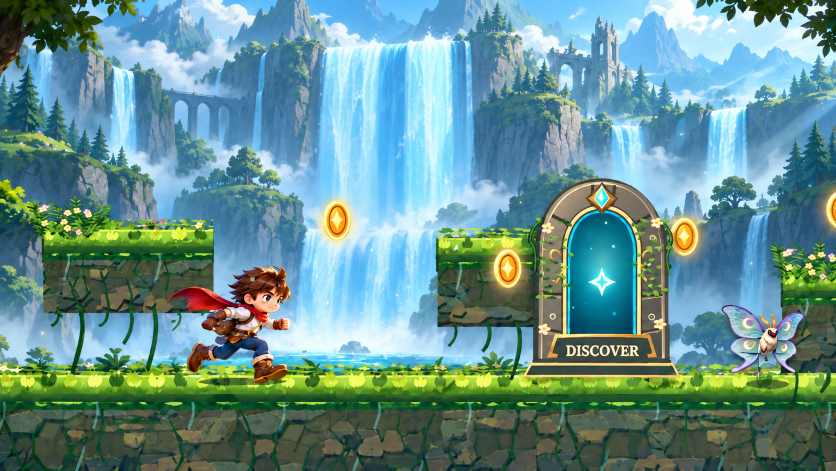
#> input picture docs/visual-references/owner-approved-waterfall-fullscene.png, 1672 x 941 px (shown at 1/2 size)
$ python build_v142_background.py
#> lines starting #> are read from the running program, lines starting #| are printed output that depends on the picture
from PIL import Image, ImageDraw, ImageFilter
import math, random
from pathlib import Path
root=Path(__file__).resolve().parents[1]
source=Image.open(root/'docs/visual-references/owner-approved-waterfall-fullscene.png').convert('RGB')
#> source is the input picture: PIL image 1672x941 RGB; mean R, G, B 103.2, 145.9, 145.8
outpath=root/'assets/world1-v142'
outpath.mkdir(parents=True,exist_ok=True)
W,H=1280,720
# The owner's approved image is a flattened composite; only a scenery-only region
# (above all coins, character, portals and platforms) is retained as a texture.
# We use a soft atmospheric extension rather than baking interactive foreground art.
base=Image.new('RGB',(W,H))
#> base: PIL image 1280x720 RGB; every value is 0
pixels=base.load()
for y in range(H):
 for x in range(W):
  # turquoise waterfall mist below the highest uncluttered section
  a=min(1,max(0,(y-300)/420))
  xx=(x-W/2)/W
  pixels[x,y]=(round((90+33*math.cos(xx*math.pi*.8))*(1-a)+91*a),round((174+38*(1-abs(xx)))*(1-a)+183*a),round((197+30*(1-abs(xx)))*(1-a)+211*a))
# the source area y 0..318 includes mountains, trees, sky and cascade,
# but begins to contain gameplay objects further down; exclude the latter.
region=source.crop((0,0,source.width,300)).resize((W,535),Image.Resampling.LANCZOS)
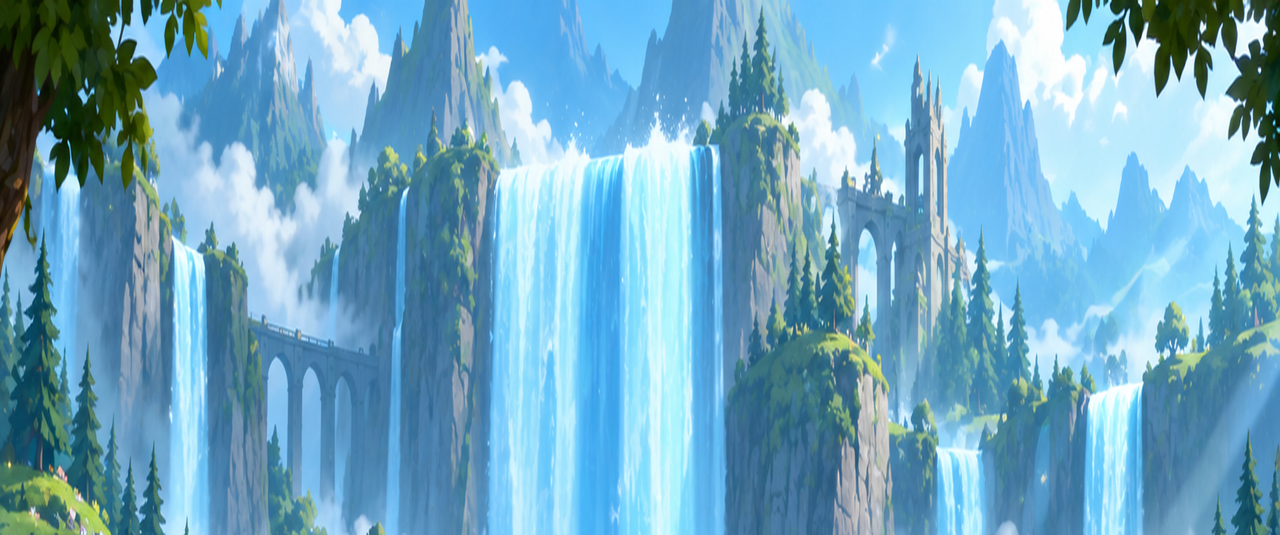
#> region: PIL image 1280x535 RGB; mean R, G, B 114.2, 168.7, 195.2
mask=Image.new('L',(W,535));mp=mask.load()
#> after `mask = Image.new('L', (W, 535))`: mask: PIL image 1280x535 L; every value is 0
for y in range(535):
 alpha=255 if y<=338 else round(255*max(0,1-(y-338)/197)**1.45)
 for x in range(W): mp[x,y]=alpha
base.paste(region,(0,0),mask)
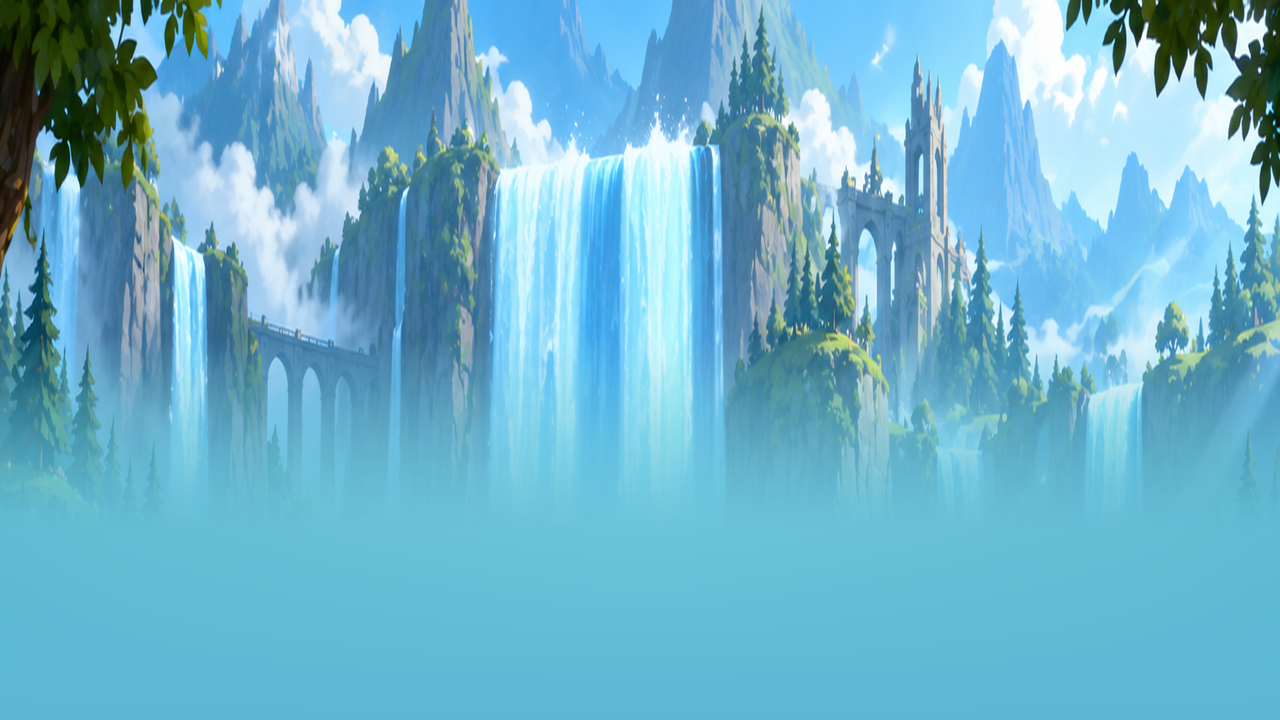
#> base: PIL image 1280x720 RGB; mean R, G, B 110.2, 179.2, 204.2
# Below the fade, preserve legible waterfall flow with a clean patch of water sampled
# from the owner-approved waterfall, not actors/coins/gate.
# Water texture is masked and feathered into the panoramic scene.
water=source.crop((780,130,930,380)).resize((255,480),Image.Resampling.LANCZOS)
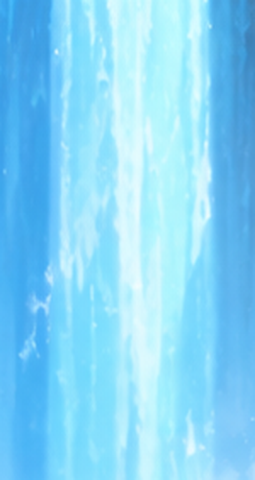
#> water: PIL image 255x480 RGB; mean R, G, B 133.7, 212.6, 247.4
wet=Image.new('L',water.size,0)
#> wet: PIL image 255x480 L; every value is 0
wpm=wet.load()
for y in range(water.height):
 for x in range(water.width):
  xx=min(x,water.width-1-x)/50
  yy=min(1,(water.height-y)/110)
  a=max(0,min(1,xx))**.7 * max(0,min(1,yy)) * (0.1+0.40*min(1,y/180))
  wpm[x,y]=round(255*a)
base.paste(water,(475,215),wet)
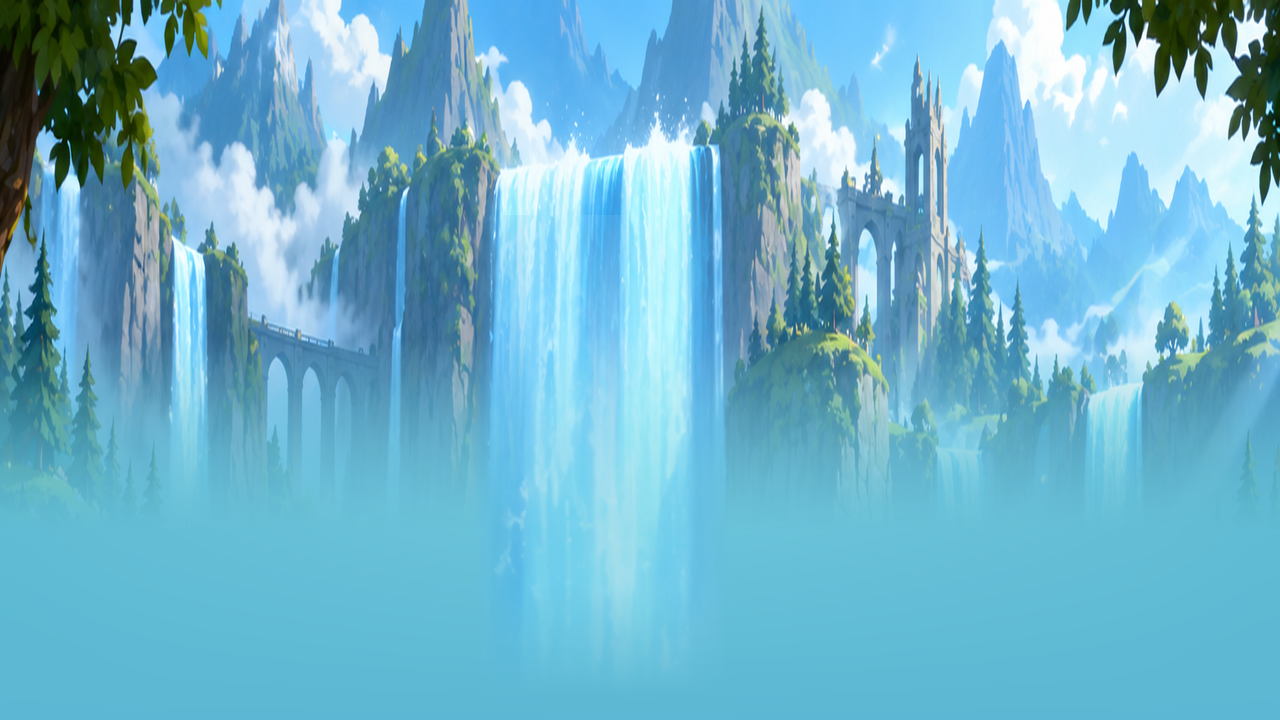
#> base: PIL image 1280x720 RGB; mean R, G, B 111.3, 179.9, 205.1
# soft foam and mist rays; no scenery object that could be mistaken for collidable ground
fx=Image.new('RGBA',(W,H),(0,0,0,0));fd=ImageDraw.Draw(fx)
#> after `fx = Image.new('RGBA', (W, H), (0, 0, 0, 0))`: fx: PIL image 1280x720 RGBA; every value is 0
random.seed(1442)
for k in range(36):
 x=360+random.randrange(540); y=482+random.randrange(180); r=random.randrange(34,115)
 fd.ellipse((x-r,y-8,x+r,y+11),fill=(233,251,255,random.randrange(4,19)))
fx=fx.filter(ImageFilter.GaussianBlur(13))
base=Image.alpha_composite(base.convert('RGBA'),fx).convert('RGB')
base.save(outpath/'crystal-waterfall-scenery.webp','WEBP',quality=90,method=6)
# Keep a small manifest explaining approved image derivation and its limits.
(outpath/'ART_SOURCE.md').write_text('''# Crystal Waterfall Background — v14.2\n\nSource: owner-approved `mystical_waterfall_valley_adventure.png`, a flattened illustration supplied in the conversation.\n\nTo avoid doubled hero, platform, coins and gate, ONLY the upper unobstructed scenic area of the approved image is sampled. The lower area is atmospheric matte/soft waterfall texture.\n\nRuntime location: World 1 Level 3 only (Crystal Waterfall Gorge). Gameplay entities, collisions, shrines, platform and gate typography remain dynamically rendered.\n\nThis is an art integration, not the original editable layered PSD/illustration. Side-by-side visual parity with the complete flattened concept cannot be claimed.\n''')
print('Created',outpath/'crystal-waterfall-scenery.webp',(outpath/'crystal-waterfall-scenery.webp').stat().st_size)
